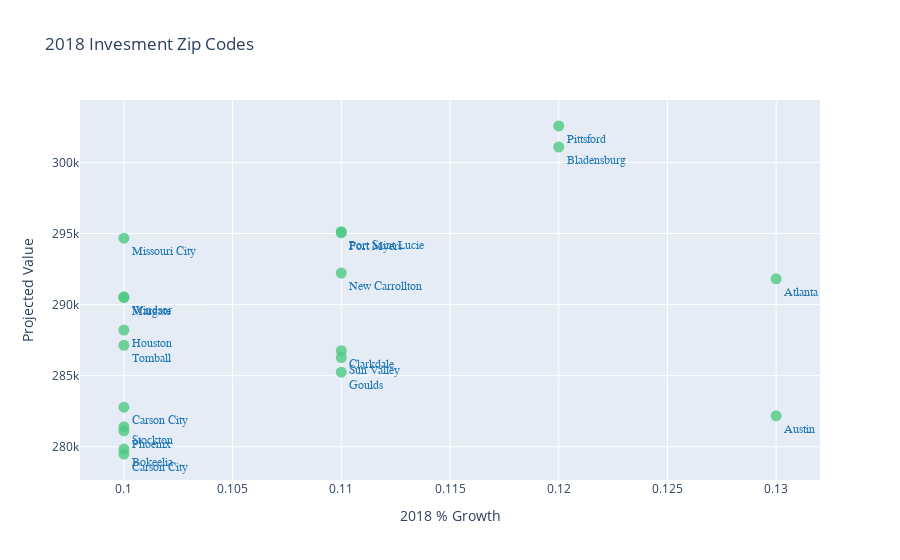

Source (notebook cell):
### Markdown cell above
### Plot of forecasted values by growth

### Code cell
df = unpickled_df.head(20)
display = go.Scatter(
    x = df['2018 Growth'],
    y = df['yhat'],
    text = df['City'],
    hoverinfo = 'text',
    mode = 'markers+text',
    name = 'df',
    marker = dict(size = 11,
                  color = 'rgba(76, 200, 128, 0.79)'),
    textposition='bottom right',
    textfont=dict(
        family='sans serif',
        size=12,
        color='#1f77b4')
)

layout = go.Layout(
    title='2018 Invesment Zip Codes',
    xaxis={'title':'2018 % Growth'}, 
    yaxis={'title':'Projected Value'},
)
data=[display]
fig = go.Figure(data=data, layout=layout)
iplot(fig, filename='hover-chart-basic')

### Figure 1 — Plotly figure (JSON) as saved in the notebook; plotly's stock layout.template omitted (floating-point values rounded to 4 significant figures)
{"data": [{"hoverinfo": "text", "marker": {"color": "rgba(76, 200, 128, 0.79)", "size": 11}, "mode": "markers+text", "name": "df", "text": ["Fort Myers", "Port Saint Lucie", "Bladensburg", "Pittsford", "Margate", "Clarkdale", "Missouri City", "New Carrollton", "Sun Valley", "Bokeelia", "Goulds", "Stockton", "Phoenix", "Tomball", "Austin", "Houston", "Carson City", "Windsor", "Atlanta", "Carson City"], "textfont": {"color": "#1f77b4", "family": "sans serif", "size": 12}, "textposition": "bottom right", "type": "scatter", "x": [0.11, 0.11, 0.12, 0.12, 0.1, 0.11, 0.1, 0.11, 0.11, 0.1, 0.11, 0.1, 0.1, 0.1, 0.13, 0.1, 0.1, 0.1, 0.13, 0.1], "y": [295000.0, 295100.0, 301100.0, 302600.0, 290500.0, 286800.0, 294700.0, 292200.0, 286300.0, 279800.0, 285300.0, 281400.0, 281100.0, 287100.0, 282200.0, 288200.0, 282800.0, 290500.0, 291800.0, 279500.0]}], "layout": {"title": {"text": "2018 Invesment Zip Codes"}, "xaxis": {"title": {"text": "2018 % Growth"}}, "yaxis": {"title": {"text": "Projected Value"}}}}
